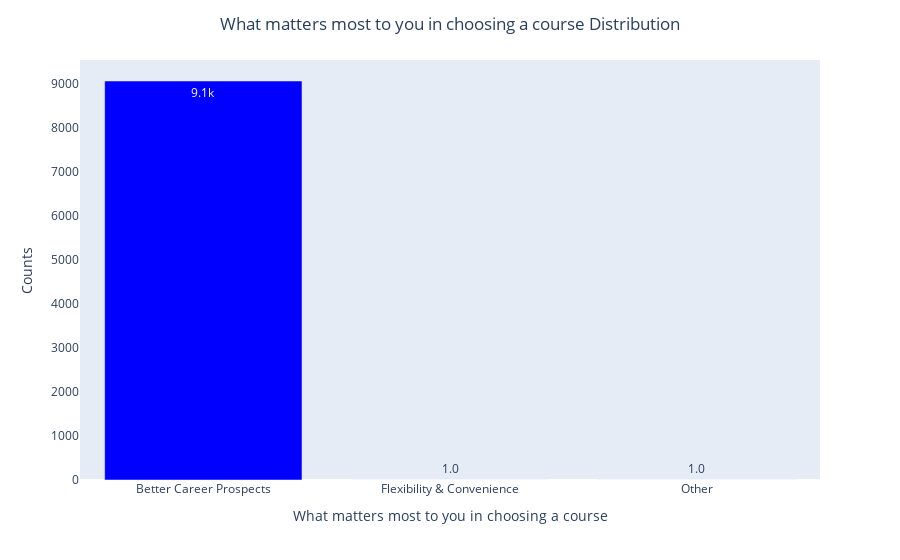

Source (notebook cell):
### Code cell
barplot('What matters most to you in choosing a course')

### Figure 1 — Plotly figure (JSON) as saved in the notebook; plotly's stock layout.template omitted (floating-point values rounded to 4 significant figures)
{"data": [{"alignmentgroup": "True", "hovertemplate": "x=%{x}<br>y=%{y}<extra></extra>", "legendgroup": "", "marker": {"color": "blue", "pattern": {"shape": ""}}, "name": "", "offsetgroup": "", "orientation": "v", "showlegend": false, "textposition": "auto", "texttemplate": "%{y:.2s}", "type": "bar", "x": ["Better Career Prospects", "Flexibility & Convenience", "Other"], "xaxis": "x", "y": [9072, 1, 1], "yaxis": "y"}], "layout": {"barmode": "relative", "legend": {"tracegroupgap": 0}, "margin": {"t": 60}, "showlegend": false, "title": {"text": "What matters most to you in choosing a course Distribution", "x": 0.5}, "xaxis": {"anchor": "y", "domain": [0, 1], "showgrid": false, "title": {"text": "What matters most to you in choosing a course"}}, "yaxis": {"anchor": "x", "domain": [0, 1], "showgrid": false, "title": {"text": "Counts"}}}}
